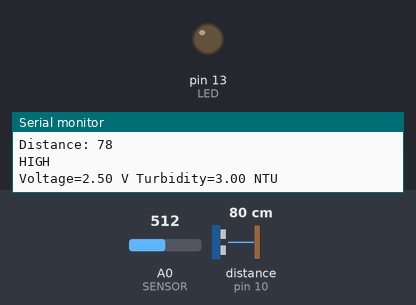
Bench run of a sketch on a simulated Arduino Uno, built with avr-gcc and run on an emulated ATmega328P. On the bench: output pins drawn as LEDs (lit = HIGH), the last lines printed to the serial monitor. Wiring (inferred from the names in the program): ultrasonic range finder: trigger pin 9; echo pin 10. Dashed ring = blinking. Inputs (shaded band) come from the test bench; at power-on: A0 (SENSOR) = 512, distance to the obstacle (sensor on pin 10) 80 cm. The echo pulse lasts 58.3 µs per cm; pins used as bus, display or sensor lines are not drawn.

Above: at 2.8 s.
2.9 s: A0 (SENSOR) set to 502
At 12.7 s:
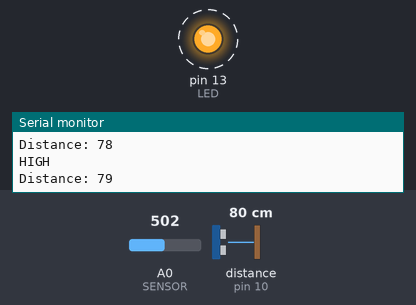
12.8 s: A0 (SENSOR) set to 716
At 17.7 s:
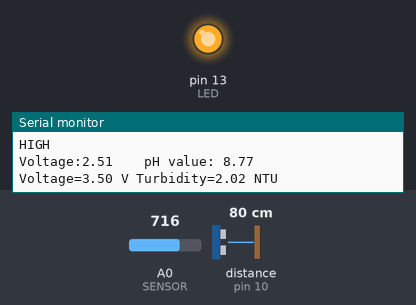
Timing chart, 0 to 23.4 s (numbered marks = the images above; inputs shaded):
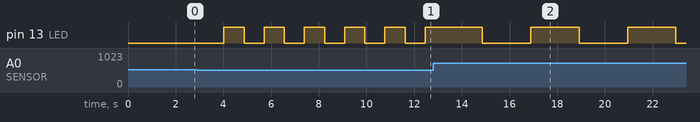

The sketch:

newmain1.ino
```cpp
// defines pins numbers
const int trigPin = 9;
const int echoPin = 10;
// defines variables
long duration;
int distance;
float voltage,turbidity,voltage1;
#define SENSOR A0

#define SensorPin A0            //pH meter Analog output to Arduino Analog Input 0
#define Offset 0.00            //deviation compensate
#define LED 13
#define samplingInterval 20
#define printInterval 800
#define ArrayLenth  40    //times of collection
int pHArray[ArrayLenth];   //Store the average value of the sensor feedback
int pHArrayIndex=0;
double avergearray(int* arr, int number){
  int i;
  int max,min;
  double avg;
  long amount=0;
  if(number<=0){
    Serial.println("Error number for the array to avraging!/n");
    return 0;
  }
  if(number<5){   //less than 5, calculated directly statistics
    for(i=0;i<number;i++){
      amount+=arr[i];
    }
    avg = amount/number;
    return avg;
  }else{
    if(arr[0]<arr[1]){
      min = arr[0];max=arr[1];
    }
    else{
      min=arr[1];max=arr[0];
    }
    for(i=2;i<number;i++){
      if(arr[i]<min){
        amount+=min;        //arr<min
        min=arr[i];
      }else {
        if(arr[i]>max){
          amount+=max;    //arr>max
          max=arr[i];
        }else{
          amount+=arr[i]; //min<=arr<=max
        }
      }//if
    }//for
    avg = (double)amount/(number-2);
  }//if
  return avg;
}
void setup() {
pinMode(trigPin, OUTPUT); // Sets the trigPin as an Output
pinMode(echoPin, INPUT); // Sets the echoPin as an Input
Serial.begin(9600); // Starts the serial communication
pinMode(SENSOR,INPUT);

  pinMode(LED,OUTPUT);
  Serial.begin(9600);
  Serial.println("pH meter experiment!");    //Test the serial monitor
}
void loop() {
  voltage=0.004888*analogRead(SENSOR);  //in V
  turbidity=-1120.4*voltage*voltage+5742.3*voltage-4352.9;  //in NTU
  turbidity=turbidity/1000;
  if((voltage>=2.5)&(turbidity>=0))
  {
    Serial.println("Voltage="+String(voltage)+" V Turbidity="+String(turbidity)+" NTU");
    delay(2000);
  }
// Clears the trigPin
digitalWrite(trigPin, LOW);

delayMicroseconds(100);
// Sets the trigPin on HIGH state for 10 micro seconds
digitalWrite(trigPin, HIGH);

delayMicroseconds(100);
digitalWrite(trigPin, LOW);
// Reads the echoPin, returns the sound wave travel time in microseconds
duration = pulseIn(echoPin, HIGH);
// Calculating the distance

distance= duration*0.034/2;   //(timeXspeedOfSound/2) 0.034=speedofsound of ultra, 2=formula for ultra cuz it travels and echo backs.

// Prints the distance on the Serial Monitor
Serial.print("Distance: ");
Serial.println(distance);
if(distance>=199){
Serial.println("LOW");
}
else if(distance>=99){
Serial.println("Medium");
}
else if(distance>=25)
{
Serial.println("HIGH");
}
else{
 Serial.println("OVERFLOW");
}

static unsigned long samplingTime = millis();
  static unsigned long printTime = millis();
  static float pHValue,voltage;
  if(millis()-samplingTime > samplingInterval)
  {
      pHArray[pHArrayIndex++]=analogRead(SensorPin);
      if(pHArrayIndex==ArrayLenth)pHArrayIndex=0;
      voltage = avergearray(pHArray, ArrayLenth)*5.0/1024;
      pHValue = 3.5*voltage+Offset;
      samplingTime=millis();
  }
  if(millis() - printTime > printInterval)   //Every 800 milliseconds, print a numerical, convert the state of the LED indicator
  {
    Serial.print("Voltage:");
        Serial.print(voltage,2);
        Serial.print("    pH value: ");
    Serial.println(pHValue,2);
        digitalWrite(LED,digitalRead(LED)^1);
        printTime=millis();
  }

}
```

Measured:
- the behaviour switches between 512 and 511 on A0 (SENSOR) (found by bisection; images 0 and 1)
- after the input at 2.9 s, pin 13 (LED): alternates HIGH for 0.84 s and LOW for 0.84 s, starting after 2.0 s
- after the input at 12.8 s, pin 13 (LED): alternates HIGH for 2.0 s and LOW for 2.0 s, starting after 2.1 s
